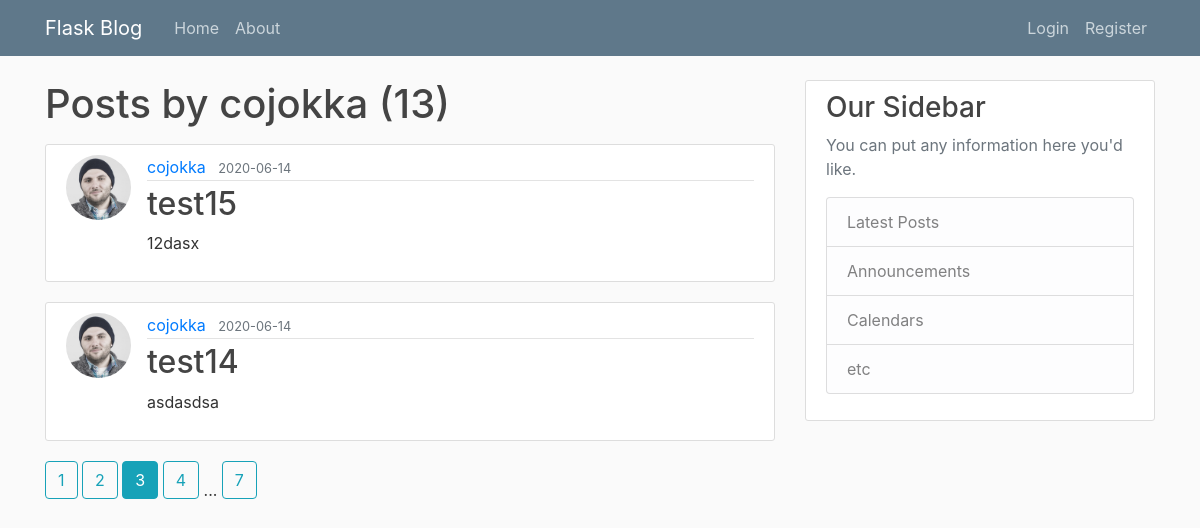
/user/cojokka?page=3, run on the app's committed database.
### flaskBlog/models.py (models this page shows, shortened)
class User(db.Model, UserMixin):
  id = db.Column(db.Integer, primary_key=True)
  username = db.Column(db.String(20), unique=True, nullable=False)
  email = db.Column(db.String(120), unique=True, nullable=False)
  image_file = db.Column(db.String(20), nullable=False, default='default.jpg')
  password = db.Column(db.String(60), nullable=False)
  posts = db.relationship('Post', backref='author', lazy=True)

class Post(db.Model):
  id = db.Column(db.Integer, primary_key=True)
  title = db.Column(db.String(100), nullable=False)
  date_posted = db.Column(db.DateTime, nullable=False, default=datetime.utcnow)
  content = db.Column(db.Text, nullable=False)
  user_id = db.Column(db.Integer, db.ForeignKey('user.id'), nullable=False)

### flaskBlog/routes.py (the view)
@app.route('/user/<string:username>')
def user_post(username):
  page = request.args.get('page', 1, type=int)
  user = User.query.filter_by(username=username).first_or_404()
  posts = Post.query.filter_by(author=user)\
    .order_by(Post.date_posted.desc())\
      .paginate(page=page, per_page=2)
  return render_template('user_post.html', posts=posts, user=user)

### flaskBlog/templates/user_post.html
{%extends 'layout.html'%}
  {% block content %}
  <h1 class="mb-3"> Posts by {{ user.username }} ({{ posts.total }})</h1>
  {% for post in posts.items %}
    <article class="media content-section">
      <img class="rounded-circle article-img" src="{{ url_for('static', filename='profile_pics/' + post.author.image_file) }}">
      <div class="media-body">
        <div class="article-metadata">
          <a class="mr-2" href="{{ url_for('user_post', username=post.author.username) }}">{{ post.author.username }}</a>
          <small class="text-muted">{{ post.date_posted.strftime('%Y-%m-%d') }}</small>
        </div>
        <h2><a class="article-title" href="{{ url_for('post', post_id=post.id)}}">{{ post.title }}</a></h2>
        <p class="article-content">{{ post.content }}</p>
      </div>
    </article>
  {% endfor %}
  {% for page_num in posts.iter_pages(left_edge=1, right_edge=1, left_current=1, right_current=2) %}
    {% if page_num %}
      {% if posts.page == page_num %}
        <a class="btn btn-info mb-4" href="{{ url_for('user_post', page=page_num, username=user.username) }}"> {{ page_num }}</a>
      {% else %}
        <a class="btn btn-outline-info mb-4" href="{{ url_for('user_post', page=page_num, username=user.username) }}"> {{ page_num }}</a>
      {% endif %}
    {% else %}
      ...
    {% endif %}
  {% endfor %}
  {% endblock content %}

### flaskBlog/static/main.css (style rules this page uses)
body { background: #fafafa; color: #333333; margin-top: 5rem; }
h1, h2, h3, h4, h5, h6 { color: #444444; }
.content-section { background: #ffffff; padding: 10px 20px; border: 1px solid #dddddd; border-radius: 3px; margin-bottom: 20px; }
.article-title { color: #444444; }
.article-content { white-space: pre-line; }
.article-img { height: 65px; width: 65px; margin-right: 16px; }
.article-metadata { padding-bottom: 1px; margin-bottom: 4px; border-bottom: 1px solid #e3e3e3 }

### data on the page
User: username "cojokka"
Post: image_file (placeholder picture), author.username "cojokka", date_posted "2020-06-14", title "test15", content "12dasx"
Post: image_file (placeholder picture), author.username "cojokka", date_posted "2020-06-14", title "test14", content "asdasdsa"

### other printed values
{{ posts.total }} "13"
{{ page_num }} "1" "2" "4" "7"
{{ page_num }} "3"
